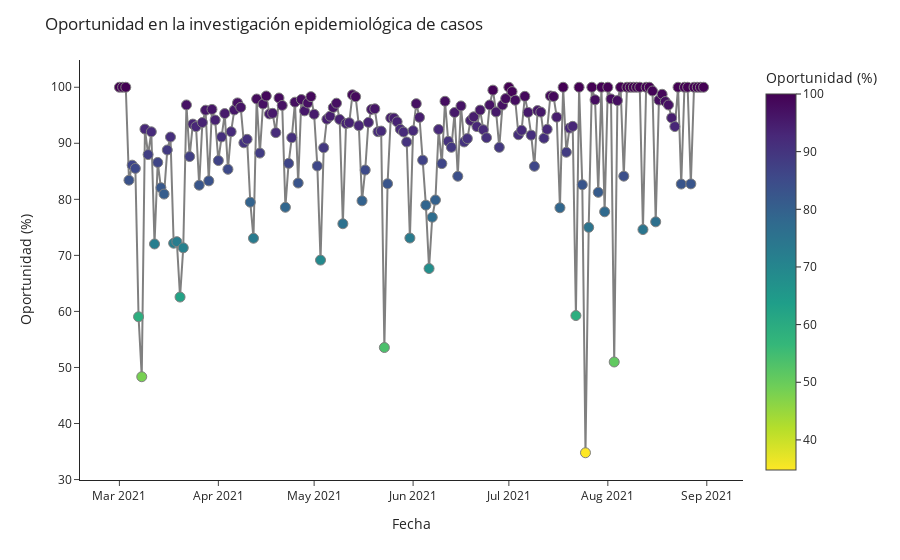

Here is the notebook cell this chart was saved with:
### Code cell
px.scatter(df_ind5_perc.reset_index(),
        x= 'fecha_cumple_requisitos',
        y= 'n_folio',
        color='n_folio',
        color_continuous_scale=px.colors.sequential.Viridis_r,
        labels={'n_folio':'Oportunidad (%)'},
        ).update_layout(title= 'Oportunidad en la investigación epidemiológica de casos',
                       yaxis_title='Oportunidad (%)',
                       xaxis_title='Fecha',
                       template='simple_white',
                 #      xaxis=dict(tickmode = 'array',
                  #                tickvals = list(range(12,88,3)),
                   #               ticktext = list(list(range(12,54,3))+list(range(1,88,3))),
                    #             ),
                 #   ).add_vline(x=53.5, line_width=3, line_dash='dash', line_color='gray'
                  #             ).add_hline(y=10, 
                   #                        line_width=3, 
                    #                       line_dash='longdash', 
                     #                      line_color='olive',
                      #                     annotation_text='Meta nacional (10%)',
                       #                    annotation_position='bottom right'
                        #         ).add_hline(y=mean_bac_ind, 
                         #                    line_width=3, 
                          #                   line_dash='longdash', 
                           #                  line_color='green',
                            #                 annotation_text= 'Promedio BAC ('+str(mean_bac_ind)+'%)',
                             #                annotation_position='bottom right'
                              #       ).add_vrect(x0='51', x1='50', 
                               #            annotation_text='2020', 
                                #           annotation_position='top right',
                                 #          annotation=dict(font_size=18, 
                                  #                         font_family="'Open Sans', verdana, arial, sans-serif"),
                                   #                        opacity=0, 
                                    #                       line_width=0
                                     #     ).add_vrect(x0='84', x1='86', 
                                      #     annotation_text='2021', 
                                       #    annotation_position='top right',
                                        #   annotation=dict(font_size=18, 
                                         #                  font_family="'Open Sans', verdana, arial, sans-serif"),
                                          #                 opacity=0, 
                                           #                line_width=0
                                                     ).update_traces(mode='lines+markers', 
                                                                     line_color='grey',
                                                                     marker_line_width=1, 
                                                                     marker_size=10)

### Figure 1 — Plotly figure (JSON) as saved in the notebook; plotly's stock layout.template omitted (floating-point values rounded to 4 significant figures; data arrays with more than 128 entries replaced by an {"elided": "..."} marker saying what was removed)
{"data": [{"hovertemplate": "fecha_cumple_requisitos=%{x}<br>Oportunidad (%)=%{marker.color}<extra></extra>", "legendgroup": "", "line": {"color": "grey"}, "marker": {"color": {"elided": "184 float values"}, "coloraxis": "coloraxis", "line": {"width": 1}, "size": 10, "symbol": "circle"}, "mode": "lines+markers", "name": "", "orientation": "v", "showlegend": false, "type": "scatter", "x": {"elided": "184 str values"}, "xaxis": "x", "y": {"elided": "184 float values"}, "yaxis": "y"}], "layout": {"coloraxis": {"colorbar": {"title": {"text": "Oportunidad (%)"}}, "colorscale": [[0, "#fde725"], [0.1111, "#b5de2b"], [0.2222, "#6ece58"], [0.3333, "#35b779"], [0.4444, "#1f9e89"], [0.5556, "#26828e"], [0.6667, "#31688e"], [0.7778, "#3e4989"], [0.8889, "#482878"], [1, "#440154"]]}, "legend": {"tracegroupgap": 0}, "margin": {"t": 60}, "title": {"text": "Oportunidad en la investigación epidemiológica de casos"}, "xaxis": {"anchor": "y", "domain": [0, 1], "title": {"text": "Fecha"}}, "yaxis": {"anchor": "x", "domain": [0, 1], "title": {"text": "Oportunidad (%)"}}}}
